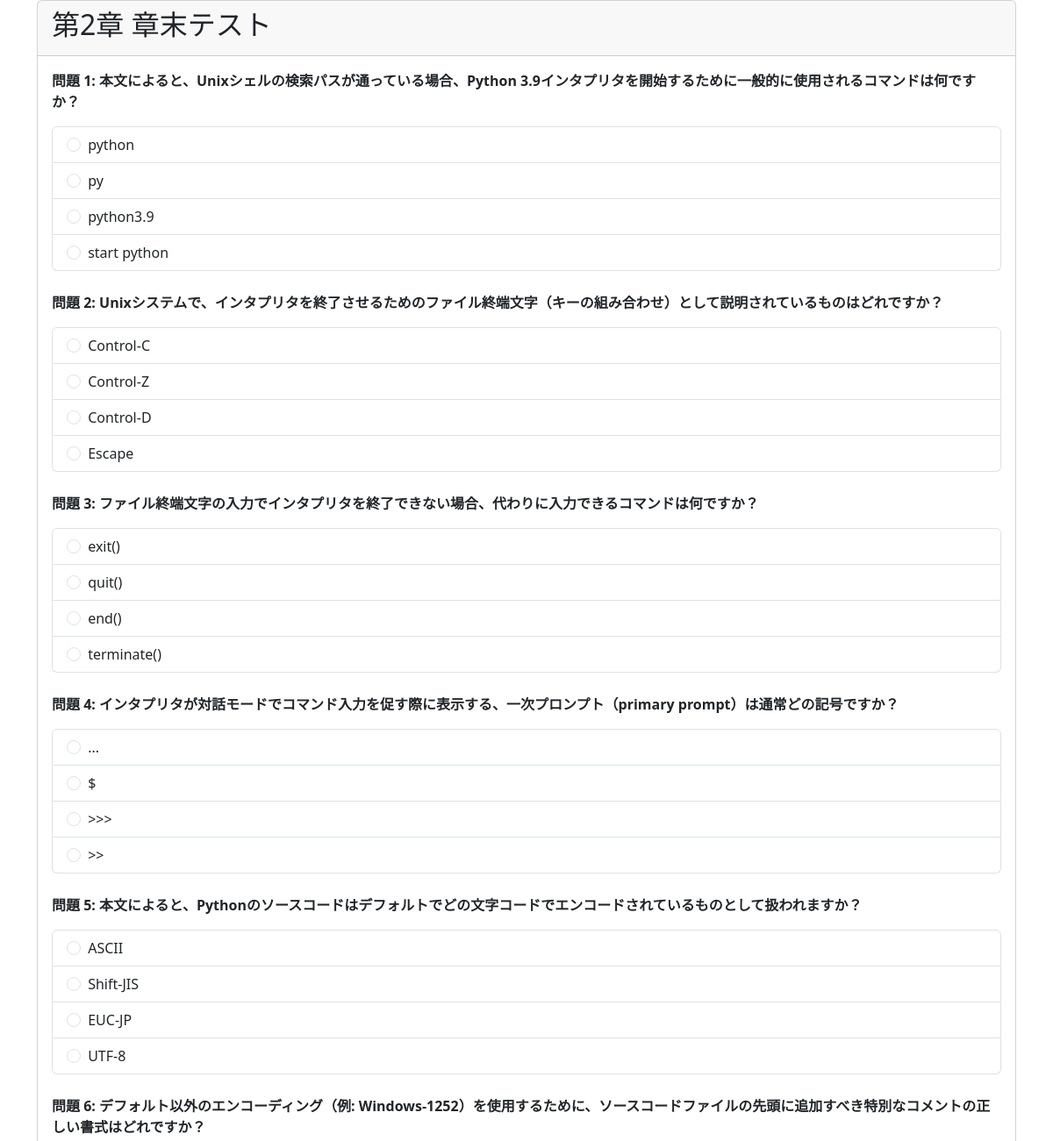
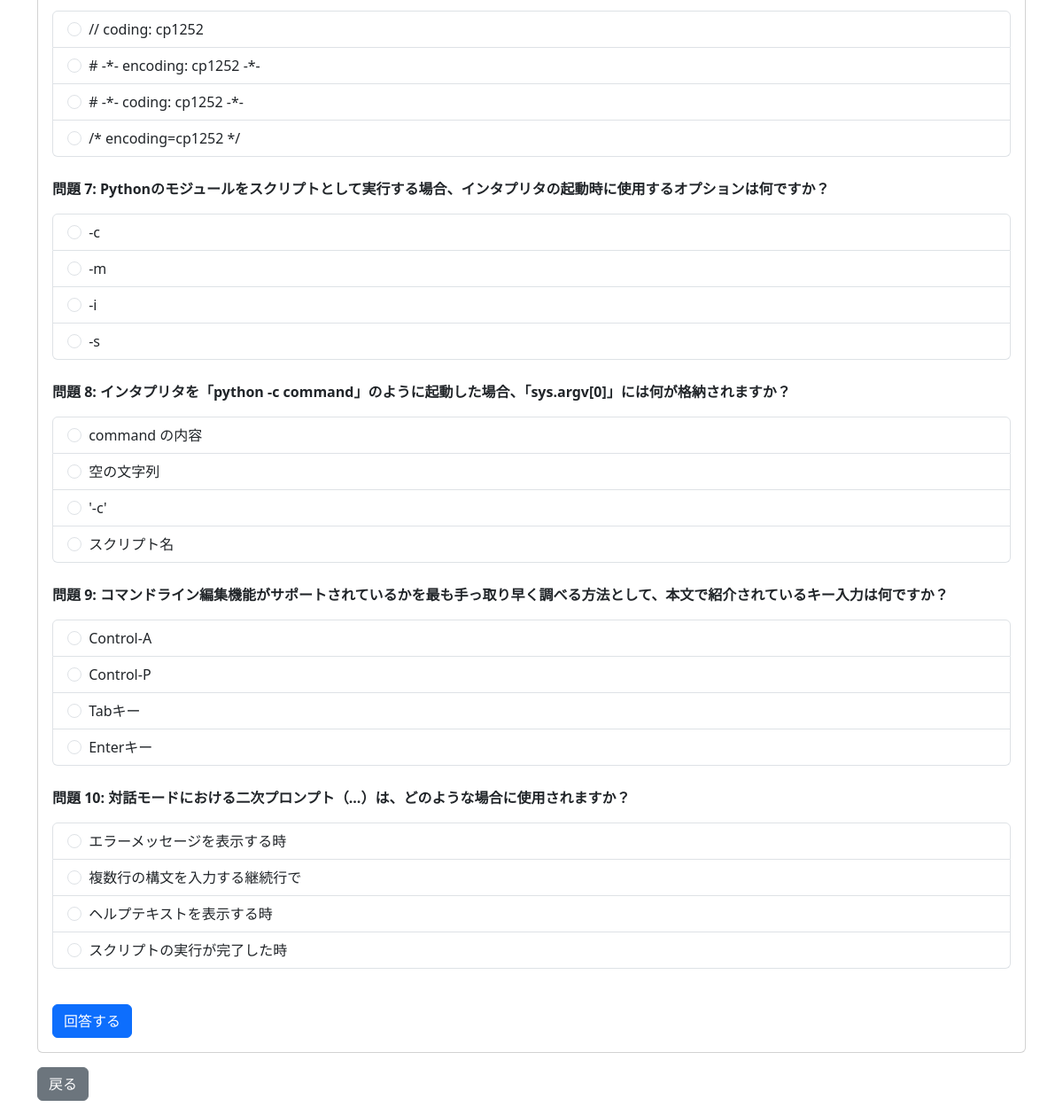
Screenshot of /section_test/2 (signed in) with the database file from the repository (2 pictures, top to bottom).
### model.py (models this page shows)
class Question(db.Model):
    __tablename__ = "questions"
    id = db.Column(db.Integer, primary_key=True)
    question = db.Column(db.String(300), nullable=False)
    choice1 = db.Column(db.String(200))
    choice2 = db.Column(db.String(200))
    choice3 = db.Column(db.String(200))
    choice4 = db.Column(db.String(200))
    correct = db.Column(db.Integer)  # 正解番号（1〜4）
    category = db.Column(db.String(50))  # section / practice など
    results = db.relationship("TestResult", back_populates="question")

### app.py (the view, shortened to what this page needs)
@app.route("/section_test/<string:section_category>", methods=["GET", "POST"])
def section_test(section_category):
    if "user" not in session:
        return redirect("/")
    section_display_names = {
        "1": "第1章",
        "2": "第2章",
        "3": "第3章",
        "4": "第4章",
        "5": "第5章",
        "6": "第6章",
    }
    display_name = section_display_names.get(section_category, f"章 {section_category}")
    questions = Question.query.filter_by(category=section_category).all()
    if not questions:
        return f"{display_name}用の問題がDBにありません"
    return render_template(
        "section_test.html",
        questions=questions,
        display_name=display_name
    )

### templates/section_test.html (shortened to what this page needs)
{% extends "base.html" %}
{% block content %}
<div class="card">
    <div class="card-header">
        <h2>{{ display_name }} 章末テスト</h2>
    </div>
    <div class="card-body">
        <form method="post">
            {% for q in questions %}
            <div class="mb-4">
                <p class="card-text fw-bold">問題 {{ loop.index }}: {{ q.question }}</p>
                <div class="list-group">
                    <label class="list-group-item list-group-item-action">
                        <input class="form-check-input me-1" type="radio" name="choice_{{ q.id }}" value="1">
                        {{ q.choice1 }}
                    </label>
                    <label class="list-group-item list-group-item-action">
                        <input class="form-check-input me-1" type="radio" name="choice_{{ q.id }}" value="2">
                        {{ q.choice2 }}
                    </label>
                    <label class="list-group-item list-group-item-action">
                        <input class="form-check-input me-1" type="radio" name="choice_{{ q.id }}" value="3">
                        {{ q.choice3 }}
                    </label>
                    <label class="list-group-item list-group-item-action">
                        <input class="form-check-input me-1" type="radio" name="choice_{{ q.id }}" value="4">
                        {{ q.choice4 }}
                    </label>
                </div>
            </div>
            {% endfor %}
            <button type="submit" class="btn btn-primary mt-3">回答する</button>
        </form>
    </div>
</div>
<p class="mt-3"><a href="/home" class="btn btn-secondary">戻る</a></p>
{% endblock %}

### rows the page displays
Question: question "本文によると、Unixシェルの検索パスが通っている場合、Python 3.9インタプリタを開始するために一般的に使用されるコマンドは何ですか？", choice1 "python", choice2 "py", choice3 "python3.9", choice4 "start python"
Question: question "Unixシステムで、インタプリタを終了させるためのファイル終端文字（キーの組み合わせ）として説明されているものはどれですか？", choice1 "Control-C", choice2 "Control-Z", choice3 "Control-D", choice4 "Escape"
Question: question "ファイル終端文字の入力でインタプリタを終了できない場合、代わりに入力できるコマンドは何ですか？", choice1 "exit()", choice2 "quit()", choice3 "end()", choice4 "terminate()"
Question: question "インタプリタが対話モードでコマンド入力を促す際に表示する、一次プロンプト（primary prompt）は通常どの記号ですか？", choice1 "...", choice2 "$", choice3 ">>>", choice4 ">>"
Question: question "本文によると、Pythonのソースコードはデフォルトでどの文字コードでエンコードされているものとして扱われますか？", choice1 "ASCII", choice2 "Shift-JIS", choice3 "EUC-JP", choice4 "UTF-8"
Question: question "デフォルト以外のエンコーディング（例: Windows-1252）を使用するために、ソースコードファイルの先頭に追加すべき特別なコメントの正しい書式はどれですか？", choice1 "// coding: cp1252", choice2 "# -*- encoding: cp1252 -*-", choice3 "# -*- coding: cp1252 -*-", choice4 "/* encoding=cp1252 */"
Question: question "Pythonのモジュールをスクリプトとして実行する場合、インタプリタの起動時に使用するオプションは何ですか？", choice1 "-c", choice2 "-m", choice3 "-i", choice4 "-s"
Question: question "インタプリタを「python -c command」のように起動した場合、「sys.argv[0]」には何が格納されますか？", choice1 "command の内容", choice2 "空の文字列", choice3 "'-c'", choice4 "スクリプト名"
Question: question "コマンドライン編集機能がサポートされているかを最も手っ取り早く調べる方法として、本文で紹介されているキー入力は何ですか？", choice1 "Control-A", choice2 "Control-P", choice3 "Tabキー", choice4 "Enterキー"
Question: question "対話モードにおける二次プロンプト（...）は、どのような場合に使用されますか？", choice1 "エラーメッセージを表示する時", choice2 "複数行の構文を入力する継続行で", choice3 "ヘルプテキストを表示する時", choice4 "スクリプトの実行が完了した時"

### other values shown
{{ display_name }} "第2章"
